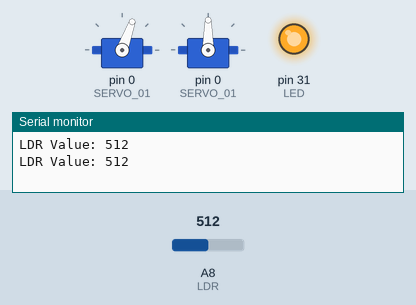
Recording of a sketch running on a simulated Arduino Mega 2560, built with avr-gcc and run on an emulated ATmega2560. Shown: 2 × servo, output pins drawn as LEDs (lit = HIGH), the last lines printed to the serial monitor. Inputs (shaded band) come from the test bench; at power-on: A8 (LDR) = 512.

Above: at 20.9 s.
27.5 s: A8 (LDR) set to 63
38.9 s: A8 (LDR) set to 54
50.3 s: A8 (LDR) set to 122
At 51.7 s:
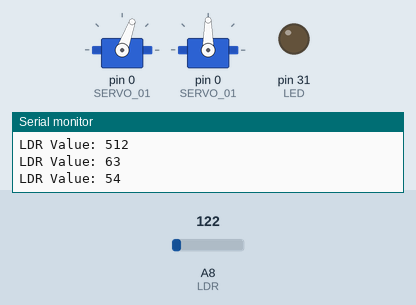
At 62.1 s:
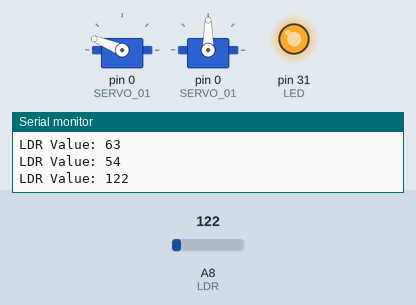
Timing chart, 0 to 67.7 s (numbered marks = the images above; inputs shaded):
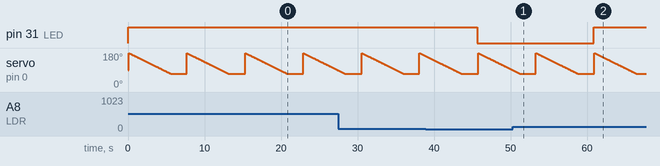

Measured:
- after the input at 38.9 s, pin 31 (LED): HIGH → LOW after 6.7 s
- after the input at 50.3 s, pin 31 (LED): LOW → HIGH after 10.6 s
- by itself, servo on pin 0 (SERVO_01): ramps from 180° to 70° and jumps back, once every 7.6 s

The sketch:

Main.ino
```cpp
#include <stdint.h>
#include "Garden.h"

Garden myGarden;
void setup() {
  // put your setup code here, to run once:
  myGarden.setup();
}

void loop() {
  // put your main code here, to run repeatedly:
  myGarden.loop();
}
```

Garden.cpp
```cpp
#include <stdint.h>
#include "Garden.h"
#include <Arduino.h>
// #include"PinsLayout.h"
Garden::Garden()
{
  Serial.println("instance of Garden class Created");
}
void Garden::setup()
{
  Serial.begin(9600);
////////////////////////////////////////SERVO//////////////////////
  gardenServo_01.attach(SERVO_01);
  gardenServo_02.attach(SERVO_02);
//////////////////////////////LED//////////////////////////////
  pinMode(LED, OUTPUT);
  pinMode(LDR,INPUT);
}
void Garden::loop()
{
  controlLDRSensor();
  control_cars_door();
  control_people_door();
}

/////////////////////////////////////// FUNCTION DEFINTION HERE ///////////////////////////////////////


///////////////////////////////////SERVO HERE //////////////////////////////
void Garden::control_cars_door()
{
  int pos ;
  if(1)//rfid
  {
      for (pos = zeroAngle; pos >= rightAngle; pos--)
      {
      gardenServo_01.write(pos);      // Set servo position
      delay(50);               // Wait for servo to reach the position
      }
      delay(2000);
  }

  else
  {
    for (pos = rightAngle; pos <= zeroAngle; pos++)
    {
    gardenServo_01.write(pos);      // Set servo position
    delay(50);               // Wait for servo to reach the position
    }
  }
}
void Garden::control_people_door()
{
  int pos ;
  if(1)//rfid
  {
    for (pos = zeroAngle; pos >= rightAngle; pos--)
    {
    gardenServo_01.write(pos);      // Set servo position
    delay(50);               // Wait for servo to reach the position
    }
    delay(2000);
  }

  else
  {
    for (pos = rightAngle; pos <= zeroAngle; pos++)
    {
    gardenServo_01.write(pos);      // Set servo position
    delay(50);               // Wait for servo to reach the position
    }
  }
}
///////////////////////////////////////// LED HERE /////////////////////////
void Garden::control_garden_led(uint8_t switchControl)
{
  if(switchControl == 1)
  {
    digitalWrite(LED,HIGH);
    delay(1000);//time to wait until turn off
  }

  else
   digitalWrite(LED,LOW);
}
/////////////////////////////////////// LDR HERE ///////////////////
void Garden::controlLDRSensor()
{
  int ldrValue = analogRead(LDR);

  // Print the sensor value to the serial monitor
  Serial.print("LDR Value: ");
  Serial.println(ldrValue);
  if(ldrValue <= 59)
  {
    digitalWrite(LED,LOW);
  }

  else
  {
    digitalWrite(LED,HIGH);
  }
  delay(100);
}
```

Garden.h
```cpp
#ifndef GARDEN_H
#define GARDEN_H

#include <stdint.h>

//////////////////////////////////// INCLUDE LIBRARY HERE //////////////////////////////////////////////////////
#include <Servo.h>
/////////////////////////////////// GLOBAL VARIABLES HERE //////////////////////////////////////////////////////
#define LDR A8
#define LED 31
// RFID
#define SERVO_01 00
#define SERVO_02 00
#define ON 1
#define OFF 0
class Garden
{
	private:

  ////////////////////////SERVO///////////////////////////////////
  //create servo object
  Servo gardenServo_01;
  Servo gardenServo_02;
  uint8_t zeroAngle = 180;
  uint8_t rightAngle = 70;
  //////////////////////////////// BOOLEAN VARAIBLES HERE /////////////
  ////////////////////////// FUNCTION DECRATIONS //////////////////////
  void control_cars_door();//open door
  void control_people_door();
  void control_garden_led(uint8_t);//turn on/off led
  void buzzer_sirenSound(uint8_t);
  void controlLDRSensor();
  public:
  Garden();//constructor
  void setup();//main setup
  void loop();// main loop

};

#endif
```
